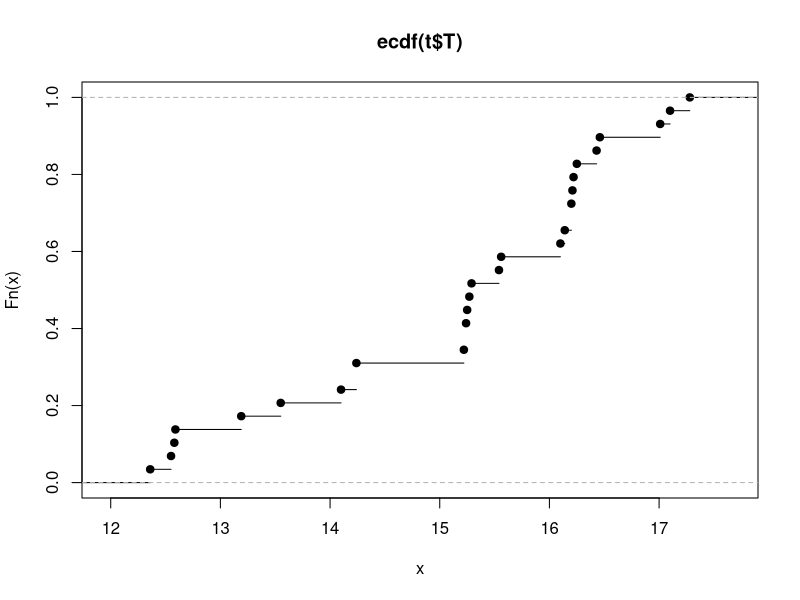

R code for this plot:
###Continuous Random Variable

t=read.csv("timeToOffice.csv")
View(t)

plot(ecdf(t$T))

#Pr(T<13)=14%
ecdf(t$T)(13)

#Pr(T>16)
1-ecdf(t$T)(16)

#Pr(13<T<16)
ecdf(t$T)(16)-ecdf(t$T)(13)
